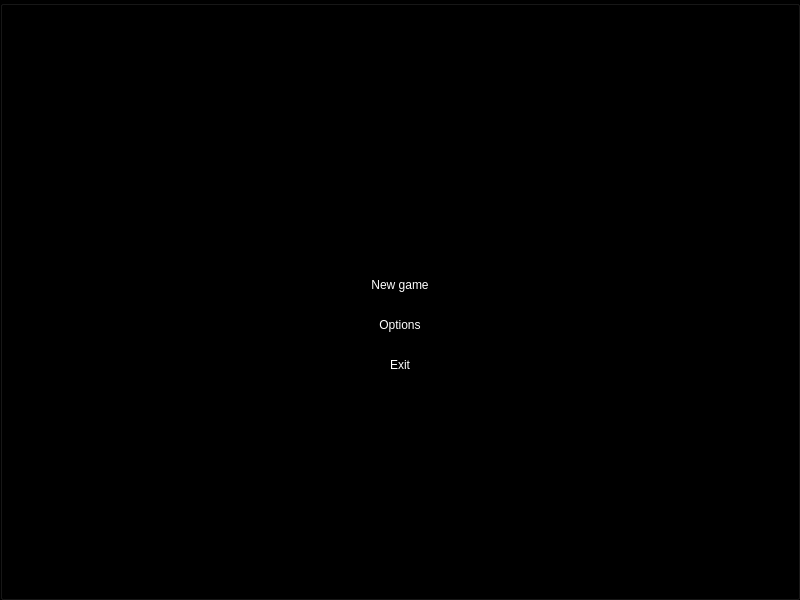
<?xml version="1.0" encoding="UTF-8"?>
<ui version="4.0">
 <class>MainWindow</class>
 <widget class="QMainWindow" name="MainWindow">
  <property name="geometry">
   <rect>
    <x>0</x>
    <y>0</y>
    <width>800</width>
    <height>600</height>
   </rect>
  </property>
  <property name="palette">
   <palette>
    <active>
     <colorrole role="WindowText">
      <brush brushstyle="SolidPattern">
       <color alpha="255">
        <red>255</red>
        <green>255</green>
        <blue>255</blue>
       </color>
      </brush>
     </colorrole>
     <colorrole role="Button">
      <brush brushstyle="SolidPattern">
       <color alpha="255">
        <red>0</red>
        <green>0</green>
        <blue>0</blue>
       </color>
      </brush>
     </colorrole>
     <colorrole role="Light">
      <brush brushstyle="SolidPattern">
       <color alpha="255">
        <red>0</red>
        <green>0</green>
        <blue>0</blue>
       </color>
      </brush>
     </colorrole>
     <colorrole role="Midlight">
      <brush brushstyle="SolidPattern">
       <color alpha="255">
        <red>0</red>
        <green>0</green>
        <blue>0</blue>
       </color>
      </brush>
     </colorrole>
     <colorrole role="Dark">
      <brush brushstyle="SolidPattern">
       <color alpha="255">
        <red>0</red>
        <green>0</green>
        <blue>0</blue>
       </color>
      </brush>
     </colorrole>
     <colorrole role="Mid">
      <brush brushstyle="SolidPattern">
       <color alpha="255">
        <red>0</red>
        <green>0</green>
        <blue>0</blue>
       </color>
      </brush>
     </colorrole>
     <colorrole role="Text">
      <brush brushstyle="SolidPattern">
       <color alpha="255">
        <red>255</red>
        <green>255</green>
        <blue>255</blue>
       </color>
      </brush>
     </colorrole>
     <colorrole role="BrightText">
      <brush brushstyle="SolidPattern">
       <color alpha="255">
        <red>255</red>
        <green>255</green>
        <blue>255</blue>
       </color>
      </brush>
     </colorrole>
     <colorrole role="ButtonText">
      <brush brushstyle="SolidPattern">
       <color alpha="255">
        <red>255</red>
        <green>255</green>
        <blue>255</blue>
       </color>
      </brush>
     </colorrole>
     <colorrole role="Base">
      <brush brushstyle="SolidPattern">
       <color alpha="255">
        <red>0</red>
        <green>0</green>
        <blue>0</blue>
       </color>
      </brush>
     </colorrole>
     <colorrole role="Window">
      <brush brushstyle="SolidPattern">
       <color alpha="255">
        <red>0</red>
        <green>0</green>
        <blue>0</blue>
       </color>
      </brush>
     </colorrole>
     <colorrole role="Shadow">
      <brush brushstyle="SolidPattern">
       <color alpha="255">
        <red>0</red>
        <green>0</green>
        <blue>0</blue>
       </color>
      </brush>
     </colorrole>
     <colorrole role="AlternateBase">
      <brush brushstyle="SolidPattern">
       <color alpha="255">
        <red>0</red>
        <green>0</green>
        <blue>0</blue>
       </color>
      </brush>
     </colorrole>
     <colorrole role="ToolTipBase">
      <brush brushstyle="SolidPattern">
       <color alpha="255">
        <red>255</red>
        <green>255</green>
        <blue>220</blue>
       </color>
      </brush>
     </colorrole>
     <colorrole role="ToolTipText">
      <brush brushstyle="SolidPattern">
       <color alpha="255">
        <red>0</red>
        <green>0</green>
        <blue>0</blue>
       </color>
      </brush>
     </colorrole>
     <colorrole role="PlaceholderText">
      <brush brushstyle="SolidPattern">
       <color alpha="128">
        <red>255</red>
        <green>255</green>
        <blue>255</blue>
       </color>
      </brush>
     </colorrole>
    </active>
    <inactive>
     <colorrole role="WindowText">
      <brush brushstyle="SolidPattern">
       <color alpha="255">
        <red>255</red>
        <green>255</green>
        <blue>255</blue>
       </color>
      </brush>
     </colorrole>
     <colorrole role="Button">
      <brush brushstyle="SolidPattern">
       <color alpha="255">
        <red>0</red>
        <green>0</green>
        <blue>0</blue>
       </color>
      </brush>
     </colorrole>
     <colorrole role="Light">
      <brush brushstyle="SolidPattern">
       <color alpha="255">
        <red>0</red>
        <green>0</green>
        <blue>0</blue>
       </color>
      </brush>
     </colorrole>
     <colorrole role="Midlight">
      <brush brushstyle="SolidPattern">
       <color alpha="255">
        <red>0</red>
        <green>0</green>
        <blue>0</blue>
       </color>
      </brush>
     </colorrole>
     <colorrole role="Dark">
      <brush brushstyle="SolidPattern">
       <color alpha="255">
        <red>0</red>
        <green>0</green>
        <blue>0</blue>
       </color>
      </brush>
     </colorrole>
     <colorrole role="Mid">
      <brush brushstyle="SolidPattern">
       <color alpha="255">
        <red>0</red>
        <green>0</green>
        <blue>0</blue>
       </color>
      </brush>
     </colorrole>
     <colorrole role="Text">
      <brush brushstyle="SolidPattern">
       <color alpha="255">
        <red>255</red>
        <green>255</green>
        <blue>255</blue>
       </color>
      </brush>
     </colorrole>
     <colorrole role="BrightText">
      <brush brushstyle="SolidPattern">
       <color alpha="255">
        <red>255</red>
        <green>255</green>
        <blue>255</blue>
       </color>
      </brush>
     </colorrole>
     <colorrole role="ButtonText">
      <brush brushstyle="SolidPattern">
       <color alpha="255">
        <red>255</red>
        <green>255</green>
        <blue>255</blue>
       </color>
      </brush>
     </colorrole>
     <colorrole role="Base">
      <brush brushstyle="SolidPattern">
       <color alpha="255">
        <red>0</red>
        <green>0</green>
        <blue>0</blue>
       </color>
      </brush>
     </colorrole>
     <colorrole role="Window">
      <brush brushstyle="SolidPattern">
       <color alpha="255">
        <red>0</red>
        <green>0</green>
        <blue>0</blue>
       </color>
      </brush>
     </colorrole>
     <colorrole role="Shadow">
      <brush brushstyle="SolidPattern">
       <color alpha="255">
        <red>0</red>
        <green>0</green>
        <blue>0</blue>
       </color>
      </brush>
     </colorrole>
     <colorrole role="AlternateBase">
      <brush brushstyle="SolidPattern">
       <color alpha="255">
        <red>0</red>
        <green>0</green>
        <blue>0</blue>
       </color>
      </brush>
     </colorrole>
     <colorrole role="ToolTipBase">
      <brush brushstyle="SolidPattern">
       <color alpha="255">
        <red>255</red>
        <green>255</green>
        <blue>220</blue>
       </color>
      </brush>
     </colorrole>
     <colorrole role="ToolTipText">
      <brush brushstyle="SolidPattern">
       <color alpha="255">
        <red>0</red>
        <green>0</green>
        <blue>0</blue>
       </color>
      </brush>
     </colorrole>
     <colorrole role="PlaceholderText">
      <brush brushstyle="SolidPattern">
       <color alpha="128">
        <red>255</red>
        <green>255</green>
        <blue>255</blue>
       </color>
      </brush>
     </colorrole>
    </inactive>
    <disabled>
     <colorrole role="WindowText">
      <brush brushstyle="SolidPattern">
       <color alpha="255">
        <red>0</red>
        <green>0</green>
        <blue>0</blue>
       </color>
      </brush>
     </colorrole>
     <colorrole role="Button">
      <brush brushstyle="SolidPattern">
       <color alpha="255">
        <red>0</red>
        <green>0</green>
        <blue>0</blue>
       </color>
      </brush>
     </colorrole>
     <colorrole role="Light">
      <brush brushstyle="SolidPattern">
       <color alpha="255">
        <red>0</red>
        <green>0</green>
        <blue>0</blue>
       </color>
      </brush>
     </colorrole>
     <colorrole role="Midlight">
      <brush brushstyle="SolidPattern">
       <color alpha="255">
        <red>0</red>
        <green>0</green>
        <blue>0</blue>
       </color>
      </brush>
     </colorrole>
     <colorrole role="Dark">
      <brush brushstyle="SolidPattern">
       <color alpha="255">
        <red>0</red>
        <green>0</green>
        <blue>0</blue>
       </color>
      </brush>
     </colorrole>
     <colorrole role="Mid">
      <brush brushstyle="SolidPattern">
       <color alpha="255">
        <red>0</red>
        <green>0</green>
        <blue>0</blue>
       </color>
      </brush>
     </colorrole>
     <colorrole role="Text">
      <brush brushstyle="SolidPattern">
       <color alpha="255">
        <red>0</red>
        <green>0</green>
        <blue>0</blue>
       </color>
      </brush>
     </colorrole>
     <colorrole role="BrightText">
      <brush brushstyle="SolidPattern">
       <color alpha="255">
        <red>255</red>
        <green>255</green>
        <blue>255</blue>
       </color>
      </brush>
     </colorrole>
     <colorrole role="ButtonText">
      <brush brushstyle="SolidPattern">
       <color alpha="255">
        <red>0</red>
        <green>0</green>
        <blue>0</blue>
       </color>
      </brush>
     </colorrole>
     <colorrole role="Base">
      <brush brushstyle="SolidPattern">
       <color alpha="255">
        <red>0</red>
        <green>0</green>
        <blue>0</blue>
       </color>
      </brush>
     </colorrole>
     <colorrole role="Window">
      <brush brushstyle="SolidPattern">
       <color alpha="255">
        <red>0</red>
        <green>0</green>
        <blue>0</blue>
       </color>
      </brush>
     </colorrole>
     <colorrole role="Shadow">
      <brush brushstyle="SolidPattern">
       <color alpha="255">
        <red>0</red>
        <green>0</green>
        <blue>0</blue>
       </color>
      </brush>
     </colorrole>
     <colorrole role="AlternateBase">
      <brush brushstyle="SolidPattern">
       <color alpha="255">
        <red>0</red>
        <green>0</green>
        <blue>0</blue>
       </color>
      </brush>
     </colorrole>
     <colorrole role="ToolTipBase">
      <brush brushstyle="SolidPattern">
       <color alpha="255">
        <red>255</red>
        <green>255</green>
        <blue>220</blue>
       </color>
      </brush>
     </colorrole>
     <colorrole role="ToolTipText">
      <brush brushstyle="SolidPattern">
       <color alpha="255">
        <red>0</red>
        <green>0</green>
        <blue>0</blue>
       </color>
      </brush>
     </colorrole>
     <colorrole role="PlaceholderText">
      <brush brushstyle="SolidPattern">
       <color alpha="128">
        <red>255</red>
        <green>255</green>
        <blue>255</blue>
       </color>
      </brush>
     </colorrole>
    </disabled>
   </palette>
  </property>
  <property name="windowTitle">
   <string>Pong</string>
  </property>
  <property name="styleSheet">
   <string notr="true">QWidget {background-color:black;}
QPushButton:!hover { background-color: black; border: none; color: white }
QPushButton:hover { background-color: rgb(0, 0, 60); border: 1px ; color: white }
</string>
  </property>
  <widget class="QWidget" name="centralwidget">
   <property name="cursor">
    <cursorShape>ArrowCursor</cursorShape>
   </property>
   <widget class="QGroupBox" name="group_1">
    <property name="geometry">
     <rect>
      <x>0</x>
      <y>0</y>
      <width>800</width>
      <height>600</height>
     </rect>
    </property>
    <property name="title">
     <string/>
    </property>
    <widget class="QPushButton" name="juego_button">
     <property name="enabled">
      <bool>true</bool>
     </property>
     <property name="geometry">
      <rect>
       <x>350</x>
       <y>270</y>
       <width>100</width>
       <height>30</height>
      </rect>
     </property>
     <property name="styleSheet">
      <string notr="true"> QPushButton:!hover { background-color: black; border: none; color: white }
 QPushButton:hover { background-color: rgb(0, 0, 60); border: 1px ; color: white }

</string>
     </property>
     <property name="text">
      <string>New game</string>
     </property>
    </widget>
    <widget class="QPushButton" name="op_button">
     <property name="geometry">
      <rect>
       <x>350</x>
       <y>310</y>
       <width>100</width>
       <height>30</height>
      </rect>
     </property>
     <property name="text">
      <string>Options</string>
     </property>
    </widget>
    <widget class="QPushButton" name="exit_button">
     <property name="geometry">
      <rect>
       <x>350</x>
       <y>350</y>
       <width>100</width>
       <height>30</height>
      </rect>
     </property>
     <property name="text">
      <string>Exit</string>
     </property>
    </widget>
    <widget class="QLabel" name="label_1">
     <property name="geometry">
      <rect>
       <x>250</x>
       <y>140</y>
       <width>300</width>
       <height>100</height>
      </rect>
     </property>
     <property name="contextMenuPolicy">
      <enum>Qt::NoContextMenu</enum>
     </property>
     <property name="text">
      <string/>
     </property>
     <property name="pixmap">
      <pixmap>../build-pong-Desktop_Qt_6_0_0_MinGW_64_bit-Debug/Imagenes/descarga.jpg</pixmap>
     </property>
     <property name="scaledContents">
      <bool>false</bool>
     </property>
     <property name="alignment">
      <set>Qt::AlignCenter</set>
     </property>
    </widget>
   </widget>
  </widget>
 </widget>
 <resources/>
 <connections/>
</ui>
